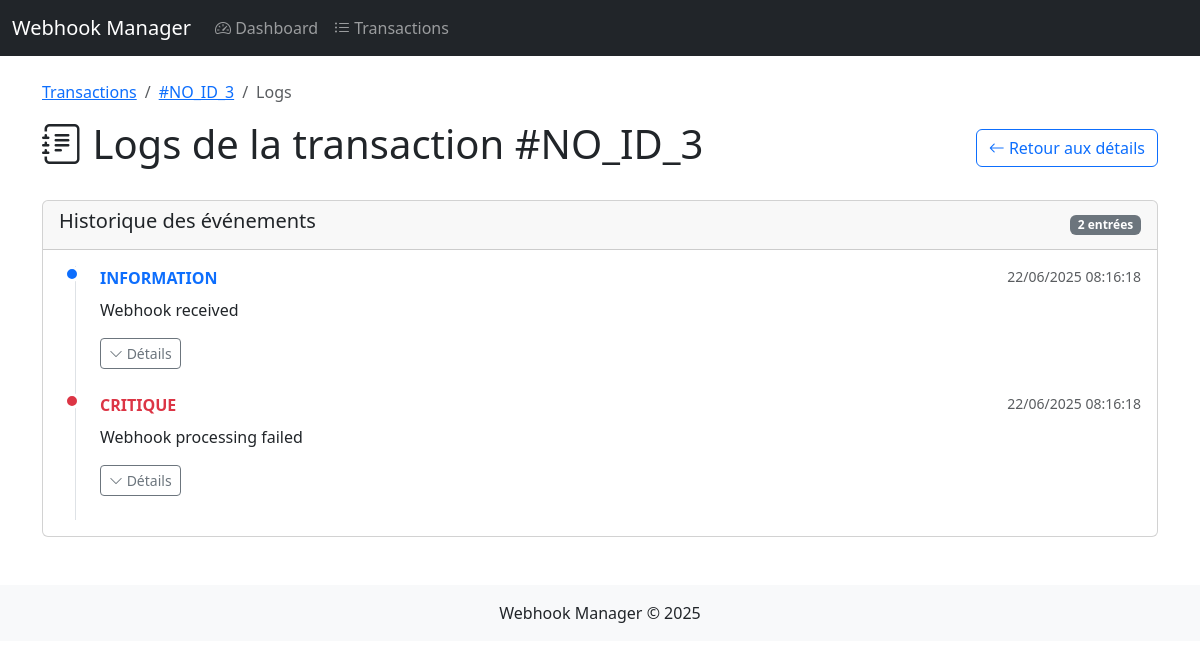
The app's page /transactions/3/logs/ with its own data.
### apps/webhook_app/models.py (models this page shows, shortened)
class WebhookTransaction(models.Model):
    STATUS_CHOICES = [
        ('received', 'Reçu'),
        ('processing', 'En traitement'),
        ('processed', 'Traité'),
        ('failed', 'Échoué'),
    ]
    transaction_id = models.CharField(max_length=255, unique=True)
    payload = models.JSONField()
    headers = models.JSONField()
    status = models.CharField(max_length=20, choices=STATUS_CHOICES, default='received')
    received_at = models.DateTimeField(default=timezone.now)
    processed_at = models.DateTimeField(null=True, blank=True)
    error_message = models.TextField(null=True, blank=True)

class TransactionLog(models.Model):
    LOG_LEVELS = [
        ('info', 'Information'),
        ('warning', 'Avertissement'),
        ('error', 'Erreur'),
        ('critical', 'Critique'),
    ]
    transaction = models.ForeignKey(WebhookTransaction, on_delete=models.CASCADE, related_name='logs')
    timestamp = models.DateTimeField(default=timezone.now)
    level = models.CharField(max_length=10, choices=LOG_LEVELS)
    message = models.TextField()
    details = models.JSONField(null=True, blank=True)
    class Meta:
        ordering = ['-timestamp']

### apps/webhook_app/views.py (the view)
# urls.py: path('transactions/<int:pk>/logs/', views.transaction_logs, name='transaction-logs'),
def transaction_logs(request, pk):
    transaction = get_object_or_404(WebhookTransaction, pk=pk)
    logs = transaction.logs.all().order_by('timestamp')
    for log in logs:
        try:
            log.details_json = json.dumps(log.details, indent=2)
        except:
            log.details_json = str(log.details)
    return render(request, 'webhook_app/transaction_logs.html', {
        'transaction': transaction,
        'logs': logs
    })

### templates/webhook_app/transaction_logs.html (shortened to what this page needs)
{% extends "webhook_app/base.html" %}
{% block content %}
<div class="row">
    <div class="col-md-12">
        <nav aria-label="breadcrumb">
            <ol class="breadcrumb">
                <li class="breadcrumb-item"><a href="{% url 'transaction-list' %}">Transactions</a></li>
                <li class="breadcrumb-item"><a href="{% url 'transaction-detail' transaction.id %}">#{{ transaction.transaction_id }}</a></li>
                <li class="breadcrumb-item active" aria-current="page">Logs</li>
            </ol>
        </nav>
        <div class="d-flex justify-content-between align-items-center mb-4">
            <h1>
                <i class="bi bi-journal-text"></i> Logs de la transaction #{{ transaction.transaction_id }}
            </h1>
            <a href="{% url 'transaction-detail' transaction.id %}" class="btn btn-outline-primary">
                <i class="bi bi-arrow-left"></i> Retour aux détails
            </a>
        </div>
        <div class="card">
            <div class="card-header">
                <div class="d-flex justify-content-between align-items-center">
                    <h5>Historique des événements</h5>
                    <span class="badge bg-secondary">{{ logs|length }} entrées</span>
                </div>
            </div>
            <div class="card-body">
                <div class="timeline">
                    {% for log in logs %}
                    <div class="timeline-item {% if log.level == 'error' or log.level == 'critical' %}timeline-item-danger{% elif log.level == 'warning' %}timeline-item-warning{% endif %}">
                        <div class="timeline-item-marker">
                            <div class="timeline-item-marker-indicator bg-{% if log.level == 'error' or log.level == 'critical' %}danger{% elif log.level == 'warning' %}warning{% else %}primary{% endif %}"></div>
                        </div>
                        <div class="timeline-item-content">
                            <div class="d-flex justify-content-between mb-2">
                                <span class="fw-bold text-{% if log.level == 'error' or log.level == 'critical' %}danger{% elif log.level == 'warning' %}warning{% else %}primary{% endif %}">
                                    {{ log.get_level_display|upper }}
                                </span>
                                <small class="text-muted">{{ log.timestamp|date:"d/m/Y H:i:s" }}</small>
                            </div>
                            <p>{{ log.message }}</p>
                            {% if log.details %}
                            <button class="btn btn-sm btn-outline-secondary" type="button" data-bs-toggle="collapse" data-bs-target="#logDetails{{ log.id }}">
                                <i class="bi bi-chevron-down"></i> Détails
                            </button>
                            {% endif %}
                        </div>
                    </div>
                    {% endfor %}
                </div>
            </div>
        </div>
    </div>
</div>
{% endblock %}

### templates/webhook_app/transaction_logs.html (style rules this page uses)
.timeline { position: relative; padding-left: 1rem; margin: 0 0 0 1rem; border-left: 1px solid #dee2e6; }
.timeline-item { position: relative; padding-bottom: 1.5rem; }
.timeline-item-marker { position: absolute; left: -1.75rem; top: 0; }
.timeline-item-marker-indicator { width: 1rem; height: 1rem; border-radius: 100%; border: 3px solid #fff; }
.timeline-item-content { padding-left: 0.5rem; }

### records on screen
TransactionLog: level "INFORMATION", timestamp "22/06/2025 08:16:18", message "Webhook received"
TransactionLog: level "CRITIQUE", timestamp "22/06/2025 08:16:18", message "Webhook processing failed"

### other values on screen
{{ logs|length }} "2"
